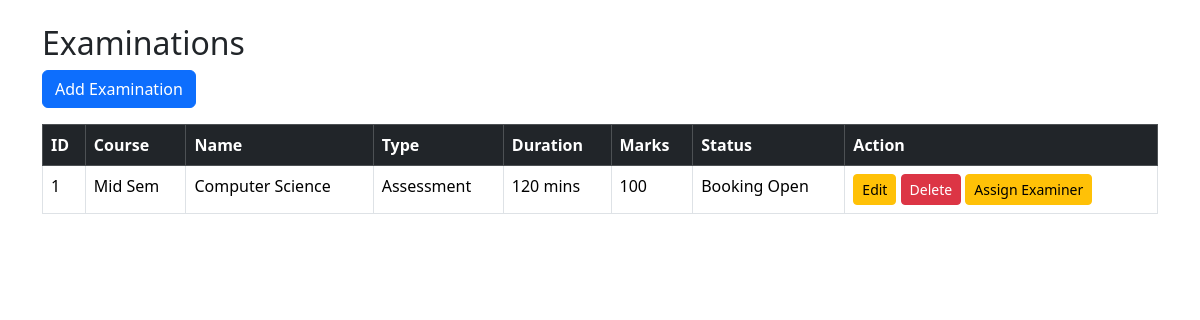
Page /admin/examination (signed in) on the earlier database version.
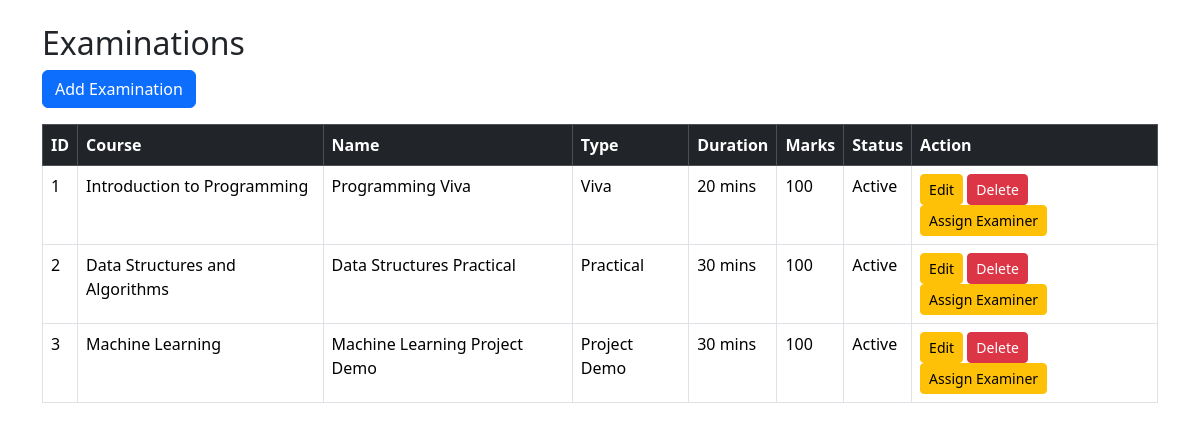
Same page on the later database version.
### models.py (models this page shows)
class Examination(db.Model):
    __tablename__ = "examinations"
    id = db.Column(db.Integer, primary_key=True)
    course_id = db.Column(db.Integer, db.ForeignKey("courses.id"), nullable=False)
    examiner_id = db.Column(db.Integer, db.ForeignKey("users.id"), nullable=True)
    name = db.Column(db.String(100), nullable=False)
    exam_type = db.Column(db.String(30))
    duration = db.Column(db.Integer)
    max_marks = db.Column(db.Integer)
    slot_creation_start = db.Column(db.Date)
    slot_creation_end = db.Column(db.Date)
    booking_start = db.Column(db.Date)
    booking_end = db.Column(db.Date)
    status = db.Column(db.String(30))
    examiner = db.relationship(
        "User",
        foreign_keys=[examiner_id],
        backref="assigned_examinations"
    )
    course = db.relationship(
        "Course",
        backref="examinations"
    )

class Course(db.Model):
    __tablename__ = "courses"
    id = db.Column(db.Integer, primary_key=True)
    code = db.Column(db.String(20), unique=True, nullable=False)
    name = db.Column(db.String(100), nullable=False)
    description = db.Column(db.Text)
    status = db.Column(db.String(20), default="Active")

### app.py (the view)
@app.route("/admin/examination")
@login_required
def view_examinations():
    if current_user.role != 'admin':
        return redirect(url_for("login"))
    examinations = Examination.query.all()
    print(examinations)
    return render_template("admin/examinations.html", examinations=examinations)

### app.py (called while the page is built)
@login_manager.user_loader
def load_user(user_id):
    return db.session.get(User, int(user_id))

### templates/admin/examinations.html (shortened to what this page needs)
<!DOCTYPE html>
<html>
<head>
    <link href="https://cdn.jsdelivr.net/npm/bootstrap@5.3.3/dist/css/bootstrap.min.css" rel="stylesheet">
</head>
<body>
    <div class="container mt-4">
        <h2>Examinations</h2>
        <a href="{{ url_for('add_examinations') }}" class="btn btn-primary mb-3">
            Add Examination
        </a>
        <table class="table table-bordered table-hover">
            <thead class="table-dark">
                <tr>
                    <th>ID</th>
                    <th>Course</th>
                    <th>Name</th>
                    <th>Type</th>
                    <th>Duration</th>
                    <th>Marks</th>
                    <th>Status</th>
                    <th>Action</th>
                </tr>
            </thead>
            <tbody>
                {% for exam in examinations %}
                <tr>
                    <td>{{ exam.id }}</td>
                    <td>{{ exam.course.name }}</td>
                    <td>{{ exam.name }}</td>
                    <td>{{ exam.exam_type }}</td>
                    <td>{{ exam.duration }} mins</td>
                    <td>{{ exam.max_marks }}</td>
                    <td>{{ exam.status }}</td>
                    <td>
                        <a href="{{ url_for('edit_examinations', id=exam.id) }}" class="btn btn-warning btn-sm">
                            Edit
                        </a>
                        <a href="{{ url_for('delete_examinations', id=exam.id) }}" class="btn btn-danger btn-sm"
                            onclick="return confirm('Delete this examination?')">
                            Delete
                        </a>
                        <a href="{{ url_for('assign_examiner', id=exam.id) }}" class="btn btn-warning btn-sm">
                            Assign Examiner
                        </a>
                    </td>
                </tr>
                {% endfor %}
            </tbody>
        </table>
    </div>
</body>
</html>

Differences in the rows shown:
changed Examination id 1: course.name "Mid Sem" → "Introduction to Programming"; name "Computer Science" → "Programming Viva"; exam_type "Assessment" → "Viva"; duration "120" → "20"; status "Booking Open" → "Active"
added Examination: id "2", course.name "Data Structures and Algorithms", name "Data Structures Practical", exam_type "Practical", duration "30", max_marks "100", status "Active"
added Examination: id "3", course.name "Machine Learning", name "Machine Learning Project Demo", exam_type "Project Demo", duration "30", max_marks "100", status "Active"
